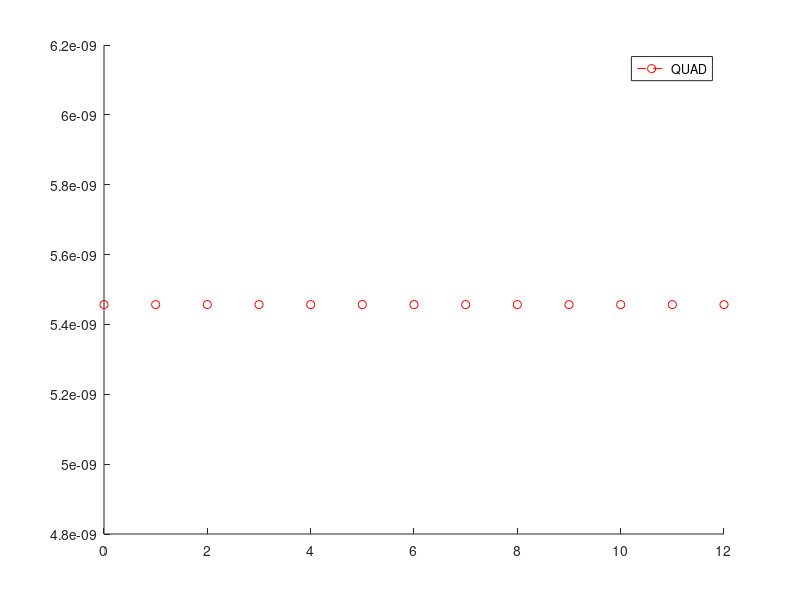

MATLAB code to generate this figure:
%#!/usr/bin/octave -qf --traditional
% this is the bonus assignment
% SB_ namespace for user defined functions

%arg_list = argv ();

%num = str2int(arg_list{1});
%fprintf ('' . program_name () . ' You entered: ' . num);

% defines: constants and initial conditions
format long;
global a=0;
global b=0;
global x=0;
global y=0;
global R=50;
global r=20;
global L; 
L=12;%L = input('Enter a number to represent the beam length in metres: ');
global P;
P=100000;%P = input('Enter a number to represent the force to place on the beam: ');
global E = 70*10^9;
global result = 1; % initialize to allow execution;

function [result] = Simpsons38 (Fun,a,b)
	global result;
    global a;
    global L;
	result = 1;
	fprintf('\r\nstarting execution of S38\r\n');
    fprintf('Range of evaluation [%f,%f]',a,b);
    i = 3; % Simpsons rule should only be evaluated with even subintervals!
	fprintf('Subintervals: %d\r\n', i);
    if (mod(i,2)>0)
        fprintf ('S38 method must be evaluated with even subintervals! %d is not a valid number of intervals!\r\n');
    endif;

    % execute Simpson's loop if the number of intervals is even and difference not less than 0.1
    do
        i = i * 2; % double the interval count
        points = i+1;
        iteration_title = strcat('Simspon 3/8:', int2str(i), ' intervals');
        result_matrix = size(points,2);

        fprintf('\r\nSubintervals: %d\r\n', i);
        fprintf('Points: %d\r\n', points);
            h = (a+b)/i; % calculate the interval width
        fprintf('Interval width: %f\r\n', h);

        % evaluate first term
        fprintf('>>Calculating first_term\r\n');
        first_term = Fun(a);
        result_matrix(1,(a/h+1)) = [a]; % store x value
        result_matrix(2,(a/h+1)) = [first_term]; % store y value

            % first sum will be evaluated for 2,3, 5,6, 8,9, 11,12 etc.
            % first sum will be multiplied by 3
            first_sum = 0; %initialize
            % skip to the second term
            j = a + h;
        interval = 1;
        fprintf('>>Calculating first_sum\r\n');
        while (j<(b-h))
            l = j;
            k = j + h; % term for the second evaluation, Fun(k)
            j_term = Fun(j);
            result_matrix(1,(j/h+1)) = [j]; % store x value
            result_matrix(2,(j/h+1)) = [j_term]; % store y value
            k_term = Fun(k);
            result_matrix(1,(k/h+1)) = [k]; % store x value
            result_matrix(2,(k/h+1)) = [k_term]; % store y value
            first_sum = first_sum + j_term + k_term;
            j = l + (h*3); % increment for the next loop
        endwhile;

        % second sum will be evaluated for 4,7,10,13, etc.
        % second sum will be multiplied by 2
        second_sum = 0; % initialize

        % skip to the fourth term
        j = a + h + h + h;
        fprintf('>>Calculating second_sum\r\n');
        while (j < (b-h))			
            j_term = Fun(j);
            result_matrix(1,(j/h+1)) = [j]; % store x value
            result_matrix(2,(j/h+1)) = [j_term]; % store y value
            second_sum = second_sum + j_term;
            j = j + (h*3);
        endwhile;

        % evaluate last term
        fprintf('>>Calculating last term\r\n');
        last_term = Fun(b);
        result_matrix(1,(b/h+1)) = [b]; % store x value
        result_matrix(2,(b/h+1)) = [last_term]; % store y value

        % save old Simpson sum
        old_result = result;

        % add up all the results for new result
        result = (3*h/8)*(first_term + 3*first_sum + 2*second_sum + last_term);

        % calculate the difference between the last Simpson sum
        SimpsonDifference = old_result - result;
        fprintf('Simpson Difference:%e\r\n',SimpsonDifference);
        
        % plotting
        fprintf([repmat('%e\t', 1, size(result_matrix, 2)) '\n'], result_matrix');
        hold on;
        x = a:h:L;
        plot (x,result_matrix(2,:),'c');
        legend(iteration_title);

    until (SimpsonDifference <= 0.1); fprintf('\r\nHit exit condition\r\n\r\n');
endfunction;

% function for cross-sectional area of a beam
function [area] = SB_crossSectionalArea(x,L)
	global R; 
    global r; 	
	area = pi * ( R - (R-r)/L * x )^2;
	fprintf('SB_crossSectionalArea() x=%f R=%f r=%f L=%f Area=%f \r\n',x,R,r,L,area);
endfunction; SB_crossSectionalArea(3,100); % test this function

% function for the normal strain in a beam
% P : force applied
% E : Modulus of Elasticity, 70 GPa
% A : Cross-sectional area of the beam
function [normal_strain] = SB_normalStrain(P,A)
	global E;
	normal_strain = P / ( E * A );
endfunction; SB_normalStrain(20,7000); % test this function

% function to combine the previous functions in composite displacement function
function [displacement] = SB_compositeDisplacement(x)
    global P;
    global E;
    global L = 12;
    global R;
    global r;
    fprintf('SB_compositeDisplacement() (%d / %e) * ( 1 / ( pi * ( ( %d - ((%d-%d)/%d)*%d) )^2 ) )\r\n',P,E,R,R,r,L,x);
    displacement = (P / E) * ( 1 / ( pi * ( ( R - ((R-r)/L)*x) )^2 ) );
endfunction; SB_compositeDisplacement(10); % test this function

% inline function for displacement at given x
SB_inline_comDis = inline('(P ./ E) * ( 1 ./ ( pi * ( ( R - ((R-r)/L)*x) ).^2 ) )');
% anonymous function for displacement at given x
SB_anon_comDis = @(x)(P ./ E) * ( 1 ./ ( pi * ( ( R - ((R-r)/L)*x) ).^2 ) );

% function to calculate the displacement of a point x = x_p along the beam
function [displacement] = SB_pointDisplacement(x_p)
    global P;
	global L;
	global E;
    A = SB_crossSectionalArea(x_p,L);
	displacement = SB_normalStrain(P,A);
	fprintf('SB_pointDisplacement()  x=%f P=%f A=%f E=%e displacement=%e \r\n',x_p,P,A,E,displacement);
endfunction; SB_pointDisplacement(10); % test this function 

% evaluate user-defined Simpsons38 function 
% Simpsons38( @SB_pointDisplacement, 0,L);

% calculate the displacement with QUAD
q = quad(SB_anon_comDis,a,L,0.1);
fprintf ('QUAD result: %e\r\n', q);

% plotting
hold on;
x = a:1:L;
plot (x,q,'r--o');
legend('QUAD');

% plot the calculated displacement as a function of x
% plot(x, y); legend('label')
